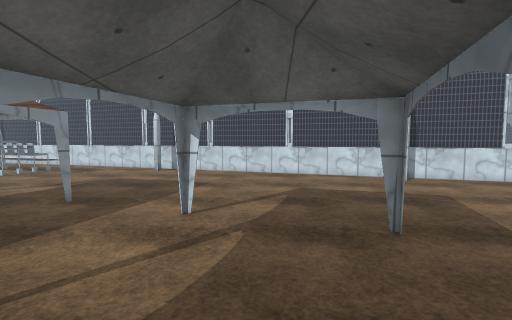
View 1 (above)

19 first-person views from a walk through a 3-D level made in the Unity game engine. The camera is 1.5 m above the floor, tilts 4° down and sees 85° across. Doors are open. The floor is counted in squares, 1 m on a side. Each view is taken from the middle of a square. On the plan, view 1 faces up. The plan holds only what a view shows up to about 14 squares ahead; the rest is blank. The place goes on beyond the plan. The player character is not drawn. Surface patterns are stand-ins for the level's own textures.

View 2
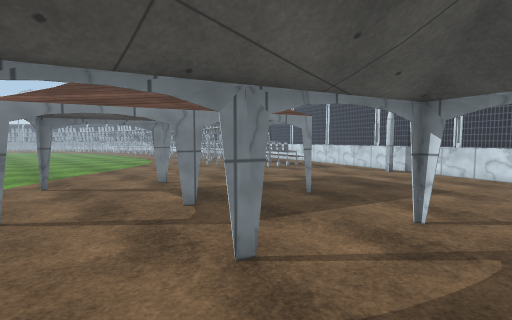

View 3
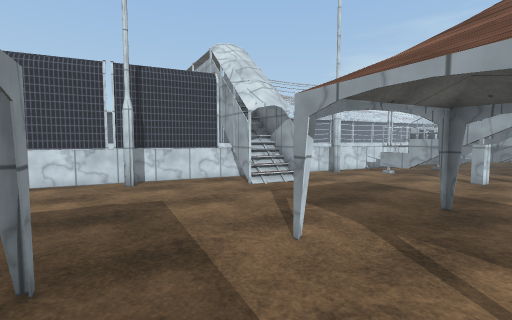

View 4
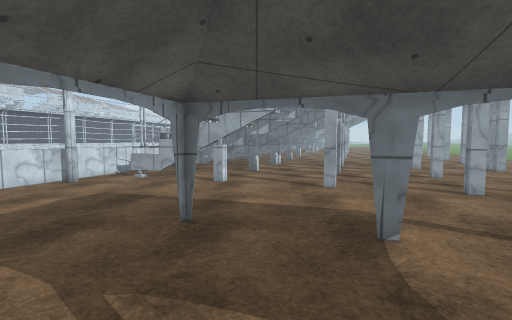

View 5
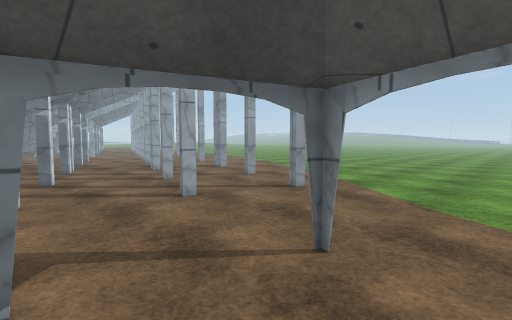

View 6
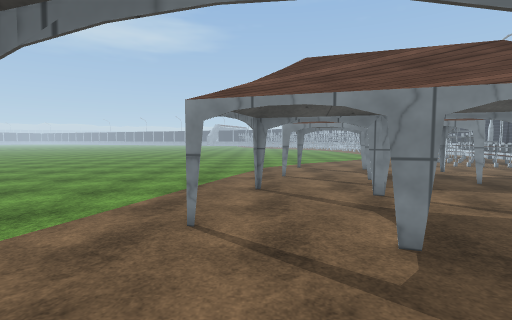

View 7
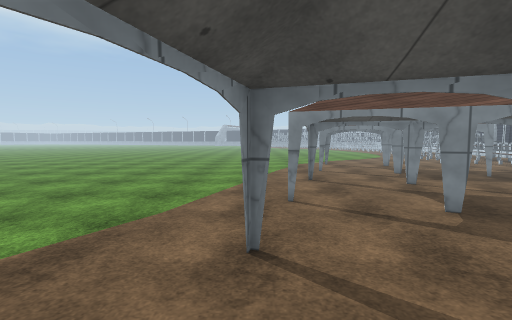

View 8
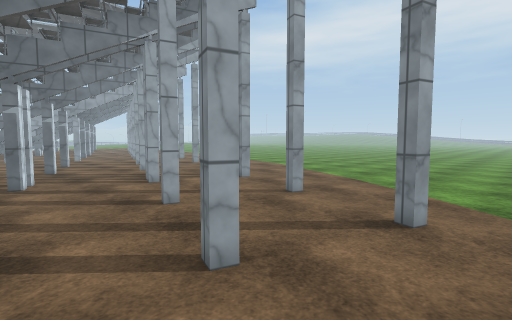

View 9
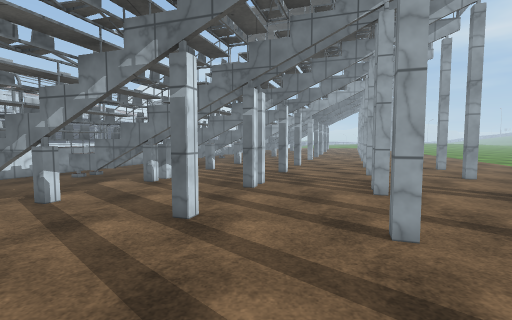

View 10
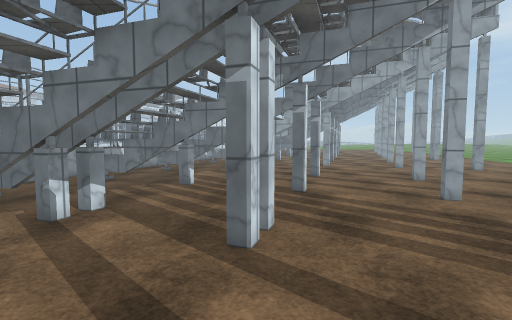

View 11
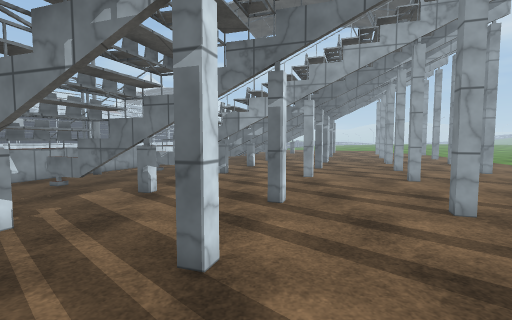

View 12
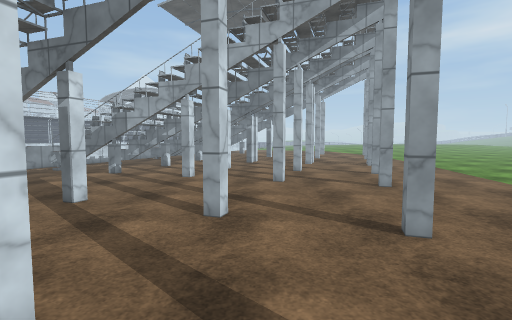

View 13
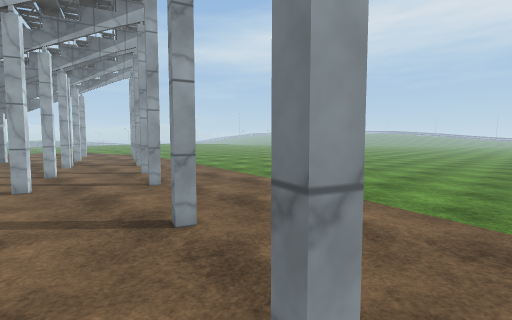

View 14
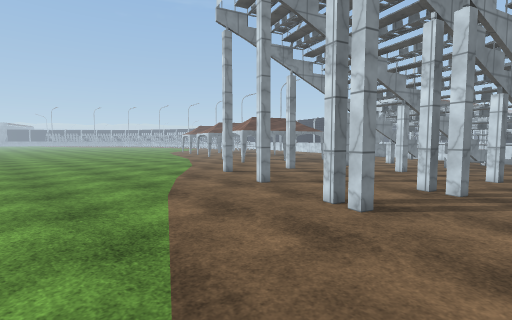

View 15
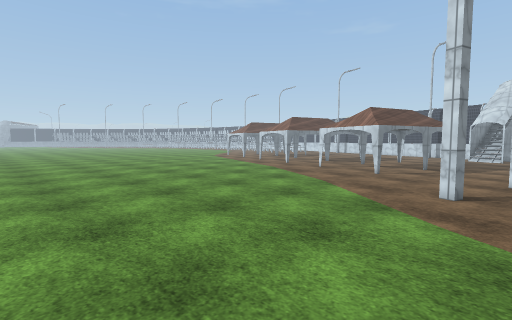

View 16
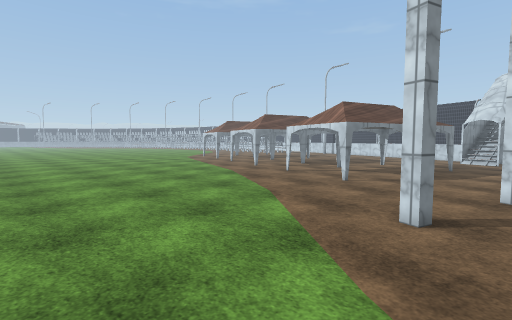

View 17
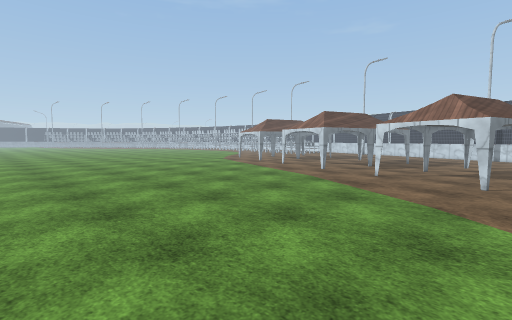

View 18
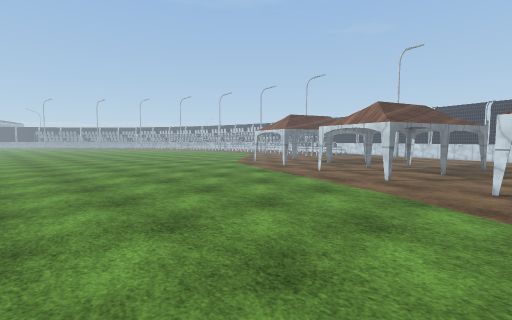

View 19
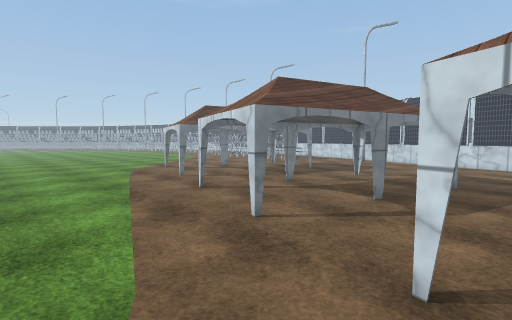

### Floor plan
Key: @ floor where view 1 was taken; # wall or solid block; x gap in a wall; . floor; / step, stairs or slope; = window, fence, low wall or low ledge; T thing the floor can be seen under or through.
Columns run from 12 left of view 1 to 35 right of it. Each row starts with its distance up from view 1.
 15        ###
 14  //....#.####
 13  #/.........###
 12  #............####
 11   ...............####
 10    .................##/
  9    ..................#/# =#
  8  ...#................#/#..#==#
  7 .......#.....................##
  6 ............................##    #
  5 ...#.......................###    ####
  4 ...#.............#.........#.###  ##    #
  3 ......#...................#...#. ###    ####
  2 .........#...........#........#...##   ##  #=##
  1 .............#................#...##.####TT..##=
  0   ...#......@...#.................#...#.#TT.....
 -1   ..................#................##...T....=
 -2  ...........#............................T.... #
 -3 ...............#............#............T....x
 -4 ...................#............##............#
 -5 ........................#...........#...........
 -6    ........................#....................
 -7    ............................#................
 -8   .....................#.......#................
 -9  ..................................#............
-10 ..........................#.....................
-11 ..............................#.................
-12 ..................................#........#....
-13    ..................................#.........#
-14    .............................................
-15      ...........................................
-16       .......................... ...............
-17              ..................  .... ....... #

Positions as (right, up) in squares from view 1, and headings:
1: (0, 0), facing up
2: (0, 0), facing up-left
3: (2, 1), facing up-right
4: (4, 1), facing right
5: (5, -1), facing down-right
6: (5, -1), facing left
7: (7, -3), facing left
8: (9, -3), facing down-right
9: (11, -4), facing right
10: (16, -4), facing right
11: (21, -6), facing right
12: (21, -11), facing right
13: (21, -11), facing down-right
14: (21, -17), facing up-left
15: (12, -17), facing up-left
16: (12, -14), facing up-left
17: (8, -15), facing up-left
18: (4, -13), facing up-left
19: (4, -6), facing up-left
